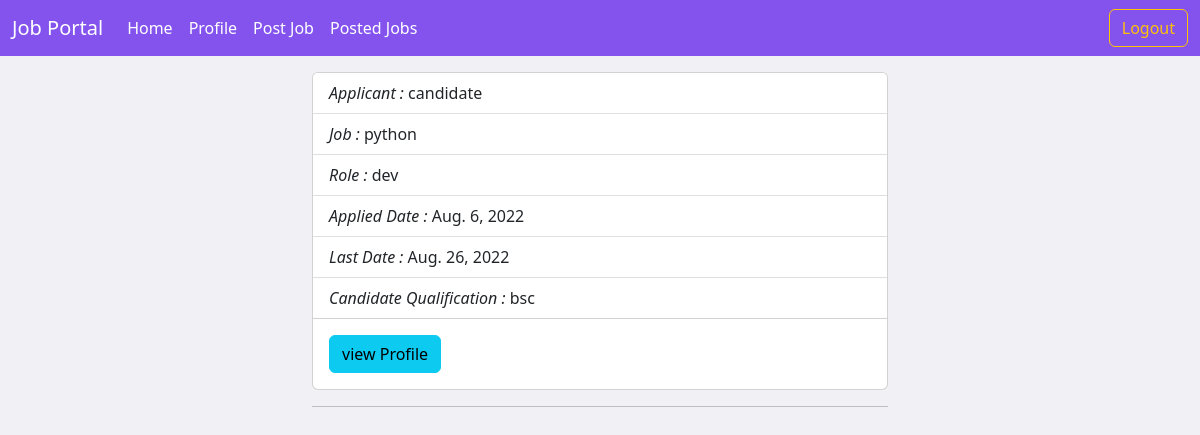
Screenshot of /employer/jobs/all/applications/1 (signed in) with the database file from the repository.
### employer/models.py (models this page shows)
class Applications(models.Model):
    applicant = models.ForeignKey(User, on_delete=models.CASCADE, related_name="applicants")
    job = models.ForeignKey(Jobs, on_delete=models.CASCADE, related_name="ajob")
    options = (
        ("applied", "applied"),
        ("rejected", "rejected"),
        ("pending", "pending"),
        ("cancelled", "cancelled"),
        ("accepted", "accepted")
    )
    status = models.CharField(max_length=20, choices=options, default="applied")
    date = models.DateField(auto_now_add=True)
    class Meta:
        unique_together = ("applicant", "job")

class Jobs(models.Model):
    posted_by = models.ForeignKey(User, on_delete=models.CASCADE, related_name="company")
    job_title = models.CharField(max_length=120)
    job_description = models.TextField()
    role = models.CharField(max_length=120)
    experience = models.PositiveIntegerField(default=0)
    location = models.CharField(max_length=120)
    salary = models.PositiveIntegerField()
    created_date = models.DateField(auto_now_add=True)
    last_date = models.DateField(null=True)
    qualification = models.CharField(max_length=120, null=True)
    def __str__(self):
        return self.job_title

### users/models.py (models this page shows, shortened)
class User(AbstractUser):
    phone = models.CharField(max_length=12)
    options = (
        ("employer", "employer"),
        ("candidate", "candidate")
    )
    role = models.CharField(max_length=12, choices=options, default="candidate")

### candidate/models.py (models this page shows)
class CandidateProfile(models.Model):
    user = models.OneToOneField(User, on_delete=models.CASCADE, related_name="candidates")
    profile_pic = models.ImageField(upload_to="profile")
    qualification = models.CharField(max_length=120)
    age = models.PositiveIntegerField(default=17)
    skills = models.CharField(max_length=120, null=True)
    cv = models.FileField(upload_to="cvs", null=True)

### employer/views.py (the view)
# urls.py: path("jobs/all/applications/<int:id>", views.ViewApplicationsView.as_view(), name="emp-viewappl"),
@method_decorator(signin_required, name="dispatch")
class ViewApplicationsView(ListView):
    model = Applications
    template_name = "emp-viewapplication.html"
    context_object_name = "vw_app"
    def get_queryset(self):
        return Applications.objects.filter(job=self.kwargs.get("id"), status="applied")

### employer/templates/emp-viewapplication.html
{%extends 'base_emp.html'%}
{%block body_block%}
<div class="container-fluid mt-3">
    <div class="row">
        <div class="col-3"></div>
        <div class="col-6">
            {%if vw_app%}
            {%for app in vw_app%}
            <div class="card" style="">
                <ul class="list-group list-group-flush">
                    <li class="list-group-item"><i>Applicant : </i>{{app.applicant}}</li>
                    <li class="list-group-item"><i>Job : </i>{{app.job}}</li>
                    <li class="list-group-item"><i>Role : </i>{{app.job.role}}</li>
                    <li class="list-group-item"><i>Applied Date : </i>{{app.date}}</li>
                    <li class="list-group-item"><i>Last Date : </i>{{app.job.last_date}}</li>
                    <li class="list-group-item"><i>Candidate Qualification : </i>{{app.applicant.candidates.qualification}}
                    </li>
                </ul>
                <div class="card-body">
                    <a href="{%url 'emp-apptprof' app.id%}" class="card-link btn btn-info">view Profile</a>
                </div>
            </div>
            <hr>
            {%endfor%}
            {%else%}
            <h4>no new application</h4>
            {%endif%}
        </div>
        <div class="col-3"></div>
    </div>
</div>
{%endblock%}

### users/static/css/style.css (style rules this page uses)
body { height:100vh; background-color:#f1f0f5; }

### rows the page displays
Applications: applicant "candidate", job "python", job.role "dev", date "Aug. 6, 2022", job.last_date "Aug. 26, 2022", applicant.candidates.qualification "bsc"
